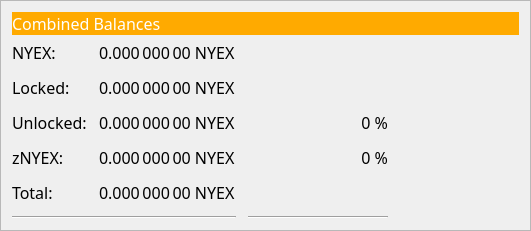
         <widget class="QFrame" name="frame_3">
          <property name="geometry">
           <rect>
            <x>0</x>
            <y>200</y>
            <width>531</width>
            <height>231</height>
           </rect>
          </property>
          <property name="font">
           <font>
            <family>MS Shell Dlg 2</family>
            <pointsize>12</pointsize>
           </font>
          </property>
          <property name="frameShape">
           <enum>QFrame::StyledPanel</enum>
          </property>
          <property name="frameShadow">
           <enum>QFrame::Raised</enum>
          </property>
          <layout class="QVBoxLayout" name="verticalLayout_5" stretch="0,0">
           <item>
            <layout class="QHBoxLayout" name="horizontalLayout_5" stretch="0">
             <item>
              <widget class="QLabel" name="label_5z">
               <property name="font">
                <font>
                 <family>Ara Hamah 1982</family>
                 <pointsize>12</pointsize>
                 <weight>50</weight>
                 <italic>false</italic>
                 <bold>false</bold>
                </font>
               </property>
               <property name="toolTip">
                <string>Combined Balances (including unconfirmed and immature coins)</string>
               </property>
               <property name="styleSheet">
                <string notr="true">background-color: rgb(255, 170, 0);
color: rgb(255, 255, 255);</string>
               </property>
               <property name="text">
                <string>Combined Balances</string>
               </property>
               <property name="textFormat">
                <enum>Qt::AutoText</enum>
               </property>
              </widget>
             </item>
            </layout>
           </item>
           <item>
            <layout class="QGridLayout" name="gridLayout_3">
             <property name="spacing">
              <number>12</number>
             </property>
             <item row="7" column="0" colspan="2">
              <widget class="Line" name="lineSpendableBalance_3">
               <property name="font">
                <font>
                 <family>MS Shell Dlg 2</family>
                 <pointsize>12</pointsize>
                </font>
               </property>
               <property name="orientation">
                <enum>Qt::Horizontal</enum>
               </property>
              </widget>
             </item>
             <item row="7" column="2">
              <widget class="Line" name="lineWatchBalance_3">
               <property name="sizePolicy">
                <sizepolicy hsizetype="Preferred" vsizetype="Fixed">
                 <horstretch>0</horstretch>
                 <verstretch>0</verstretch>
                </sizepolicy>
               </property>
               <property name="minimumSize">
                <size>
                 <width>140</width>
                 <height>0</height>
                </size>
               </property>
               <property name="font">
                <font>
                 <family>MS Shell Dlg 2</family>
                 <pointsize>12</pointsize>
                </font>
               </property>
               <property name="orientation">
                <enum>Qt::Horizontal</enum>
               </property>
              </widget>
             </item>
             <item row="4" column="1">
              <widget class="QLabel" name="labelzBalancez">
               <property name="font">
                <font>
                 <family>Ara Hamah 1982</family>
                 <pointsize>12</pointsize>
                 <weight>50</weight>
                 <italic>false</italic>
                 <bold>false</bold>
                </font>
               </property>
               <property name="cursor">
                <cursorShape>IBeamCursor</cursorShape>
               </property>
               <property name="toolTip">
                <string>Total of transactions that have yet to be confirmed, and do not yet count toward the spendable balance</string>
               </property>
               <property name="text">
                <string notr="true">0.000 000 00 NYEX</string>
               </property>
               <property name="alignment">
                <set>Qt::AlignLeading|Qt::AlignLeft|Qt::AlignVCenter</set>
               </property>
               <property name="textInteractionFlags">
                <set>Qt::LinksAccessibleByMouse|Qt::TextSelectableByKeyboard|Qt::TextSelectableByMouse</set>
               </property>
              </widget>
             </item>
             <item row="6" column="1">
              <widget class="QLabel" name="labelTotalz">
               <property name="font">
                <font>
                 <family>Ara Hamah 1982</family>
                 <pointsize>12</pointsize>
                 <weight>50</weight>
                 <italic>false</italic>
                 <bold>false</bold>
                </font>
               </property>
               <property name="cursor">
                <cursorShape>IBeamCursor</cursorShape>
               </property>
               <property name="toolTip">
                <string>Total Balance, including unconfirmed and immature coins.</string>
               </property>
               <property name="text">
                <string notr="true">0.000 000 00 NYEX</string>
               </property>
               <property name="alignment">
                <set>Qt::AlignLeading|Qt::AlignLeft|Qt::AlignVCenter</set>
               </property>
               <property name="textInteractionFlags">
                <set>Qt::LinksAccessibleByMouse|Qt::TextSelectableByKeyboard|Qt::TextSelectableByMouse</set>
               </property>
              </widget>
             </item>
             <item row="4" column="3">
              <spacer name="horizontalSpacer_6">
               <property name="font">
                <font>
                 <family>MS Shell Dlg 2</family>
                 <pointsize>12</pointsize>
                </font>
               </property>
               <property name="orientation">
                <enum>Qt::Horizontal</enum>
               </property>
               <property name="sizeHint" stdset="0">
                <size>
                 <width>40</width>
                 <height>20</height>
                </size>
               </property>
              </spacer>
             </item>
             <item row="6" column="0">
              <widget class="QLabel" name="labelTotalTextz">
               <property name="font">
                <font>
                 <family>Ara Hamah 1982</family>
                 <pointsize>12</pointsize>
                 <weight>50</weight>
                 <italic>false</italic>
                 <bold>false</bold>
                </font>
               </property>
               <property name="text">
                <string>Total:</string>
               </property>
              </widget>
             </item>
             <item row="1" column="0">
              <widget class="QLabel" name="labelBalanceTextz">
               <property name="font">
                <font>
                 <family>Ara Hamah 1982</family>
                 <pointsize>12</pointsize>
                 <weight>50</weight>
                 <italic>false</italic>
                 <bold>false</bold>
                </font>
               </property>
               <property name="text">
                <string>NYEX:</string>
               </property>
              </widget>
             </item>
             <item row="1" column="1">
              <widget class="QLabel" name="labelBalancez">
               <property name="font">
                <font>
                 <family>Ara Hamah 1982</family>
                 <pointsize>12</pointsize>
                 <weight>50</weight>
                 <italic>false</italic>
                 <bold>false</bold>
                </font>
               </property>
               <property name="cursor">
                <cursorShape>IBeamCursor</cursorShape>
               </property>
               <property name="toolTip">
                <string>Your current spendable balance</string>
               </property>
               <property name="text">
                <string notr="true">0.000 000 00 NYEX</string>
               </property>
               <property name="alignment">
                <set>Qt::AlignLeading|Qt::AlignLeft|Qt::AlignVCenter</set>
               </property>
               <property name="textInteractionFlags">
                <set>Qt::LinksAccessibleByMouse|Qt::TextSelectableByKeyboard|Qt::TextSelectableByMouse</set>
               </property>
              </widget>
             </item>
             <item row="4" column="0">
              <widget class="QLabel" name="labelzBalanceTextz">
               <property name="font">
                <font>
                 <family>Ara Hamah 1982</family>
                 <pointsize>12</pointsize>
                 <weight>50</weight>
                 <italic>false</italic>
                 <bold>false</bold>
                </font>
               </property>
               <property name="toolTip">
                <string/>
               </property>
               <property name="text">
                <string>zNYEX:</string>
               </property>
              </widget>
             </item>
             <item row="4" column="2">
              <widget class="QLabel" name="labelzNYEXPercent">
               <property name="font">
                <font>
                 <family>Ara Hamah 1982</family>
                 <pointsize>12</pointsize>
                 <weight>50</weight>
                 <italic>false</italic>
                 <bold>false</bold>
                </font>
               </property>
               <property name="toolTip">
                <string>Current percentage of zNYEX.
If AutoMint is enabled this percentage will settle around the configured AutoMint percentage (default = 10%)</string>
               </property>
               <property name="text">
                <string>0 %</string>
               </property>
               <property name="alignment">
                <set>Qt::AlignRight|Qt::AlignTrailing|Qt::AlignVCenter</set>
               </property>
              </widget>
             </item>
             <item row="6" column="2">
              <widget class="QLabel" name="label100Percent">
               <property name="font">
                <font>
                 <family>Ara Hamah 1982</family>
                 <pointsize>12</pointsize>
                 <weight>50</weight>
                 <italic>false</italic>
                 <bold>false</bold>
                </font>
               </property>
               <property name="text">
                <string/>
               </property>
               <property name="alignment">
                <set>Qt::AlignRight|Qt::AlignTrailing|Qt::AlignVCenter</set>
               </property>
              </widget>
             </item>
             <item row="2" column="1">
              <widget class="QLabel" name="labelLockedBalance">
               <property name="font">
                <font>
                 <family>Ara Hamah 1982</family>
                 <pointsize>12</pointsize>
                 <weight>50</weight>
                 <italic>false</italic>
                 <bold>false</bold>
                </font>
               </property>
               <property name="toolTip">
                <string>Locked NYEX or Masternode collaterals. These are excluded from zNYEX minting.</string>
               </property>
               <property name="text">
                <string>0.000 000 00 NYEX</string>
               </property>
               <property name="alignment">
                <set>Qt::AlignLeading|Qt::AlignLeft|Qt::AlignVCenter</set>
               </property>
              </widget>
             </item>
             <item row="2" column="0">
              <widget class="QLabel" name="labelLockedBalanceText">
               <property name="font">
                <font>
                 <family>Ara Hamah 1982</family>
                 <pointsize>12</pointsize>
                 <weight>50</weight>
                 <italic>false</italic>
                 <bold>false</bold>
                </font>
               </property>
               <property name="toolTip">
                <string>Locked NYEX or Masternode collaterals. These are excluded from zNYEX minting.</string>
               </property>
               <property name="text">
                <string>Locked:</string>
               </property>
              </widget>
             </item>
             <item row="3" column="0">
              <widget class="QLabel" name="labelUnLockedBalanceText">
               <property name="font">
                <font>
                 <family>Ara Hamah 1982</family>
                 <pointsize>12</pointsize>
                 <weight>50</weight>
                 <italic>false</italic>
                 <bold>false</bold>
                </font>
               </property>
               <property name="toolTip">
                <string>Unlocked NYEs. These can be used for zNYEX minting.</string>
               </property>
               <property name="text">
                <string>Unlocked:</string>
               </property>
              </widget>
             </item>
             <item row="3" column="1">
              <widget class="QLabel" name="labelUnLockedBalance">
               <property name="font">
                <font>
                 <family>Ara Hamah 1982</family>
                 <pointsize>12</pointsize>
                 <weight>50</weight>
                 <italic>false</italic>
                 <bold>false</bold>
                </font>
               </property>
               <property name="toolTip">
                <string>Unlocked NYEs. These can be used for zNYEX minting.</string>
               </property>
               <property name="text">
                <string>0.000 000 00 NYEX</string>
               </property>
               <property name="alignment">
                <set>Qt::AlignLeading|Qt::AlignLeft|Qt::AlignVCenter</set>
               </property>
              </widget>
             </item>
             <item row="3" column="2">
              <widget class="QLabel" name="labelNYEPercent">
               <property name="font">
                <font>
                 <family>Ara Hamah 1982</family>
                 <pointsize>12</pointsize>
                 <weight>50</weight>
                 <italic>false</italic>
                 <bold>false</bold>
                </font>
               </property>
               <property name="text">
                <string>0 %</string>
               </property>
               <property name="alignment">
                <set>Qt::AlignRight|Qt::AlignTrailing|Qt::AlignVCenter</set>
               </property>
              </widget>
             </item>
            </layout>
           </item>
          </layout>
         </widget>
